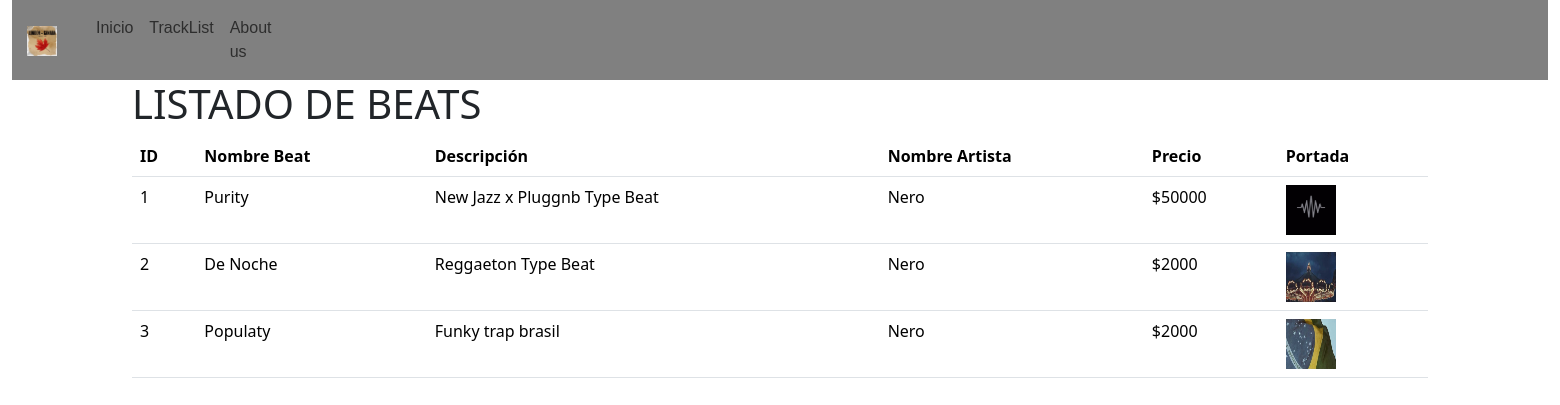
/home/, run on the app's committed database.
### core/models.py (models this page shows, shortened)
class Beat(models.Model):
    idBeat= models.IntegerField(primary_key=True,verbose_name='Id del beat')
    nombreBeat= models.CharField(max_length=50, verbose_name='Nombre del Beat')
    descripcion= models.CharField(max_length=200, verbose_name='Descripcion del Beat')
    nombreColab= models.CharField(max_length=50, verbose_name='Nombre Colaboracion', blank=True)
    precioBeat= models.IntegerField(verbose_name='Precio Beat')
    imgenBeat= models.ImageField(upload_to='Beats/',null=True,blank=True)
    def getPrecio(self):
        return f"${self.precioBeat}"

### core/views.py (the view)
# urls.py: path('', ventana_inicio, name='home'),        # Ruta raíz para ventana_inicio
def home(request):
	beats= Beat.objects.all()
	return render(request, 'home.html',context={'datos':beats})

### core/templates/home.html (shortened to what this page needs)
{% load static %}
<!DOCTYPE html>
    <html lang="en">
    <head>
        {% load static %}
<link href="{% static 'css/bootstrap.min.css' %}" rel="stylesheet">
    <link href="{% static 'Style1.css' %}" rel="stylesheet">
    <link href="https://cdn.jsdelivr.net/npm/bootstrap@5.3.3/dist/css/bootstrap.min.css" rel="stylesheet">
    </head>
    <body >
        <div class="container-fluid">
            <nav class="navbar navbar-expand-sm bg-light, menu">
                <a href="#" class="navbar-brand">
                    <img src="{% static 'img/logo.jpg' %}" width="30px" height="30px" style="margin-left: 15px;" alt="Logo">
                </a>
                                    <div class="collapse navbar-collapse" id="opciones">
                                        <ul class="navbar-nav" style="margin-left: 15px;">
                                          <li class="nav-item">
                                            <a class="nav-link" href="{% url 'home' %}">Inicio</a>
                                          </li>
                                          <li class="nav-item">
                                            <a class="nav-link" href="{% url 'tracklist' %}">TrackList</a>
                                        </li>
                                        <li class="nav-item">
                                          <a class="nav-link" href="{% url 'ventana_info' %}">About us</a>
                                        {% if user.is_authenticated %}
                                        <li class="nav-item">
                                            <a class="nav-link" href="{% url 'logout' %}" style="color: rgb(0, 0, 0); margin-left: 1400px;">Cerrar Sesion</a>
                                          </li>
                                        {% else %}
                                        </li>
                                        <li class="nav-item">
                                        </li>
                                          {% endif%}
                                        </ul>
                                    </div>
            </nav>
        </div>
        <div class="container">
            <h1>LISTADO DE BEATS</h1>
            <table class="table">
                <thead>
                    <tr>
                        <th>ID</th>
                        <th>Nombre Beat</th>
                        <th>Descripción</th>
                        <th>Nombre Artista</th>
                        <th>Precio</th>
                        <th>Portada</th>
                    </tr>
                </thead>
                <tbody>
                    {% for beat in datos %}
                    <tr>
                        <td>{{ beat.idBeat }}</td>
                        <td>{{ beat.nombreBeat }}</td>
                        <td>{{ beat.descripcion }}</td>
                        <td>{{ beat.nombreColab }}</td>
                        <td>{{ beat.getPrecio }}</td>
                        <td>
                            {% if beat.imgenBeat %}
                                <img src="{{ beat.imgenBeat.url }}" style="height:50px; width:50px;" alt="Portada del beat">
                            {% else %}
                                No disponible
                            {% endif %}
                        </td>
                    </tr>
                    {% endfor %}
                </tbody>
            </table>
        </div>
    </body>
    </html>

### core/static/css/Style1.css (style rules this page uses)
.menu { background-color:rgb(165, 136, 136); }
.menu { background-color:gray; }
#opciones { font-family: 'Franklin Gothic Medium', 'Arial Narrow', Arial, sans-serif; }

### data on the page
Beat: idBeat "1", nombreBeat "Purity", descripcion "New Jazz x Pluggnb Type Beat", nombreColab "Nero", getPrecio "$50000", imgenBeat (picture)
Beat: idBeat "2", nombreBeat "De Noche", descripcion "Reggaeton Type Beat", nombreColab "Nero", getPrecio "$2000", imgenBeat (picture)
Beat: idBeat "3", nombreBeat "Populaty", descripcion "Funky trap brasil", nombreColab "Nero", getPrecio "$2000", imgenBeat (picture)
